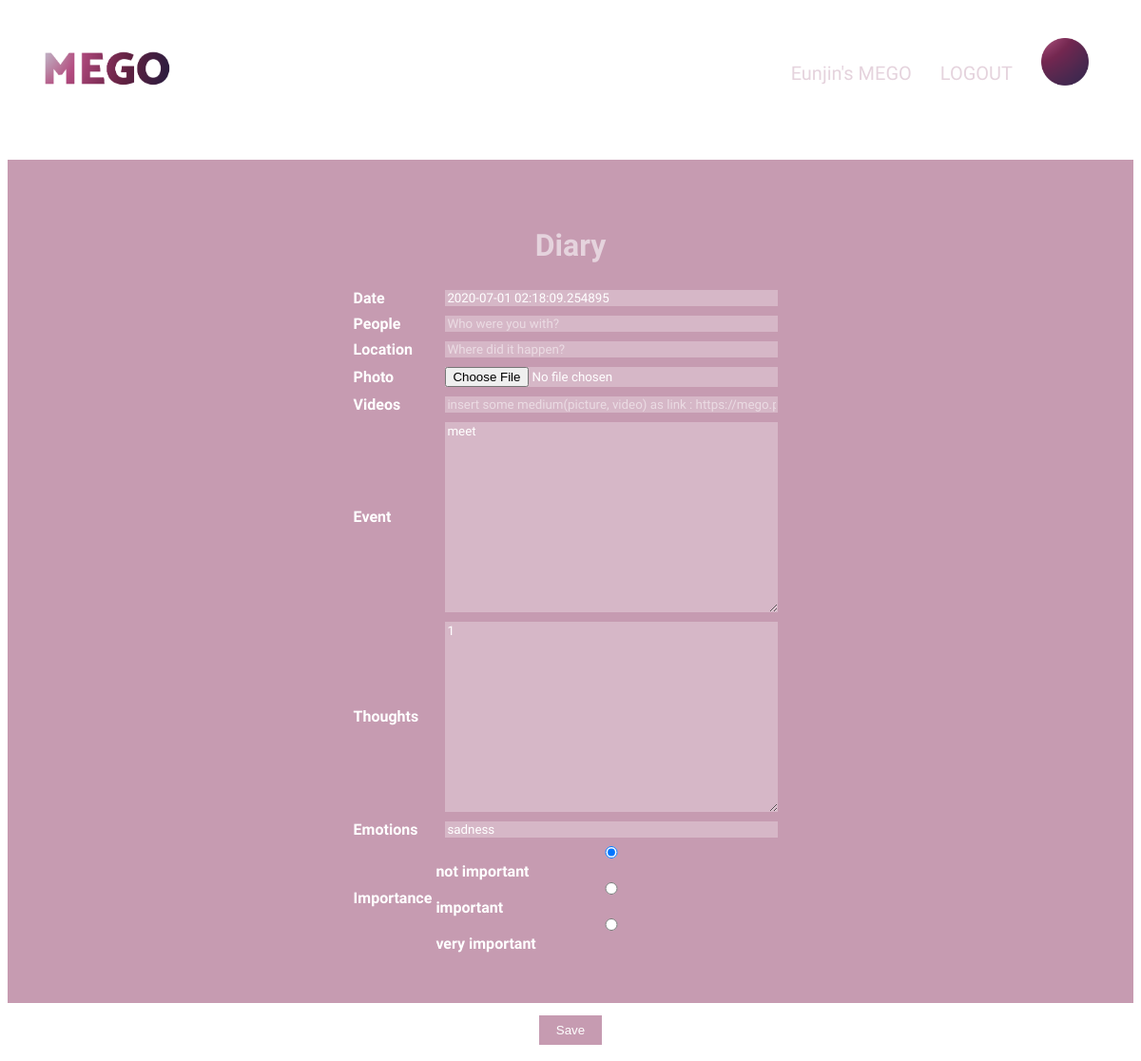
Page /MEgo/48/edit/ (signed in) on the earlier database version.
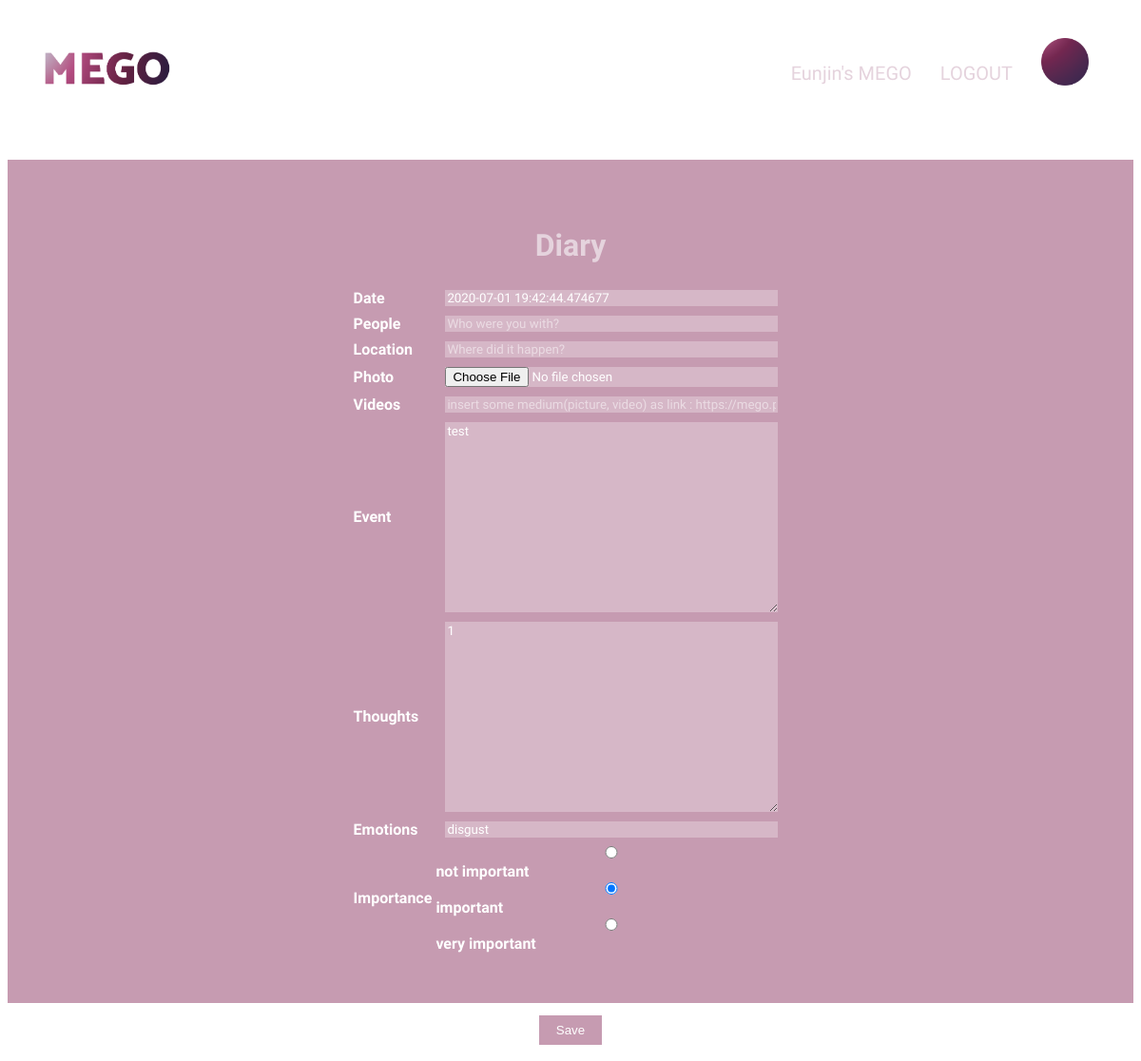
Same page on the later database version.
### MEgo/models.py (models this page shows, shortened)
class Experience(models.Model):
    author = models.ForeignKey(settings.AUTH_USER_MODEL, on_delete=models.CASCADE, default='admin')
    input_date = models.DateTimeField(
            default=timezone.now)
    exp_date = models.DateTimeField(
            default=timezone.now)
    walks = models.IntegerField(blank=True, null=True)
    sleep = models.FloatField(blank=True, null=True)
    deep_sleep = models.FloatField(blank=True, null=True)
    heartbeat = models.IntegerField(blank=True, null=True)
    calorie = models.IntegerField(blank=True, null=True)
    distance = models.FloatField(blank=True, null=True)
    event = models.TextField()
    thoughts = models.TextField(null=True)
    emotion = models.TextField()
    importance = models.IntegerField()
    future = models.IntegerField(default=0)
    related_people = models.CharField(max_length=200, blank=True, null=True)
    related_place = models.CharField(max_length=200, blank=True, null=True)
    photo = models.ImageField(blank=True,upload_to=user_path)  # path based on the function and settings
    thumbnail_photo = models.ImageField(blank=True, upload_to=user_path) # it is not required field
    media_links = models.TextField(blank=True, null=True)
    emotion_color = models.CharField(max_length=100, default="", blank=True, null=True)

### MEgo/views.py (the view)
# urls.py: path('MEgo/<int:pk>/edit/', views.experience_edit, name='experience_edit'),
@login_required
def experience_edit(request, pk):
    exp = get_object_or_404(Experience, pk=pk)
    if request.method == "POST":
        form = ExpForm(request.POST, request.FILES, instance=exp)
        if form.is_valid():
            exp = form.save(commit=False)
            exp.author = request.user
            parsed_emotion = exp.emotion.strip().split(',')
            exp.emotion_color = emo_to_hex(parsed_emotion)
            exp.save()
            return redirect('experience_detail', pk=exp.pk)
    else:
        form = ExpForm(instance=exp)
    return render(request, 'MEgo/experience_edit.html', {'form': form})

### MEgo/templates/MEgo/experience_edit.html (shortened to what this page needs)
{% extends 'MEgo/base.html' %}
{% load static %}
{% block content %}
    <form method="POST" class="exp-form" enctype="multipart/form-data">{% csrf_token %}
        <div class="form-group-exp">
            <h1>Diary</h1>
            <table>
                {% for field in form %}
                    <tr>
                      <td><label> {{field.label_tag}}</label></td>
                      <td>{{field}}</td>
                    </tr>
                {% endfor %}
            </table>
            </div>
            <div class="button-center-wrapper-exp">
                <button type="submit" class="button">Save</button>
            </div>
    </form>
{% endblock %}

Differences in the rows shown:
changed Experience: exp_date "2020-07-01 02:18:09.254895" → "2020-07-01 19:42:44.474677"; event "meet" → "test"; emotion "sadness" → "disgust"; importance "☑ Importance ☐ important ☐ very important" → "☐ Importance ☑ important ☐ very important"
